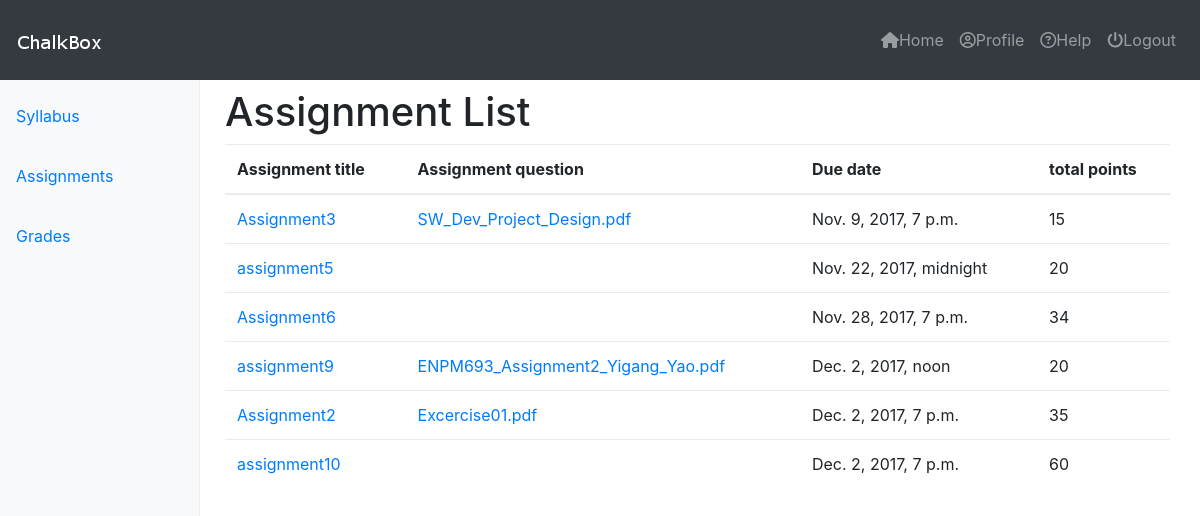
Page /courses/1/assignments/submitted/ on the earlier database version.
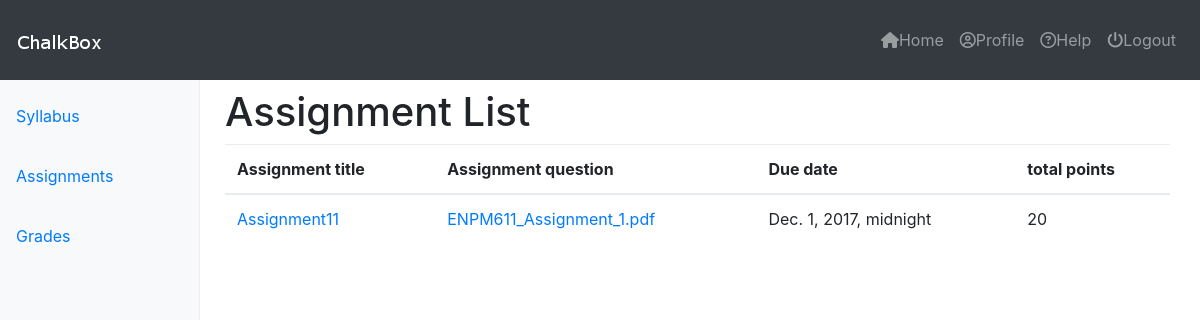
Same page on the later database version.
### assignments/models.py (models this page shows, shortened)
class Assignment(models.Model):
	course = models.ForeignKey(Course)
	title = models.CharField(max_length=120, unique=True)
	due_date = models.DateTimeField()
	total_points	= models.IntegerField()
	description = models.TextField(blank=True)
	updated     = models.DateTimeField(auto_now=True)
	timestamp   = models.DateTimeField(auto_now_add=True)
	question	= models.FileField(null=True, blank=True)
	publish		= models.BooleanField(default=False)
	def is_past_due(self):
		return timezone.now() > self.due_date

### assignments/views.py (the view)
def assignment_submitted(request, cid=None):
	queryset = Assignment.objects.all().filter(course__id=cid).order_by('due_date')
	context = {
		"object_list": queryset,
		"id": cid,
	}
	return render(request, "assignment/assignments_submitted.html", context)

### templates/assignment/assignments_submitted.html (shortened to what this page needs)
{% extends "base_navbar.html" %}
{% block content %}
<div class="container-fluid">
	{% include "side_bar.html" with cid=id %}
    <main role="main" class="col-sm-9 ml-sm-auto col-md-10 pt-2">
      <div class="content">
	<h1>Assignment List</h1>
	<table class="table">
		<thead>
		    <tr>
		      <th scope="col">Assignment title</th>
		      <th scope="col">Assignment question</th>
		      <th scope="col">Due date</th>
		      <th scope="col">total points</th>
		    </tr>
		</thead>
		<tbody>
	       	{% for obj in object_list %}
	       		{% if obj.is_past_due %}
			    <tr>
			      <td><a href="{% url 'courses:submissions:submission_list' cid=id aid=obj.id %}">{{ obj.title }}</a></td>
			      {% if obj.question %}
			      	<td><a href='{{ obj.question.url }}'>{{ obj.question }}</a></td>
			      {% else %}
			      	<td></td>
			      {% endif %}
			      <td>{{ obj.due_date }}</td>
			      <td>{{ obj.total_points }}</td>
			    </tr>
				{% endif %}
	       	{% endfor %}
       	</tbody>
	</table>
</div>
    </main>
</div>
{% endblock %}

Differences in the rows shown:
no longer on this page (row edited): Assignment: title "Assignment3", question "SW_Dev_Project_Design.pdf", due_date "Nov. 9, 2017, 7 p.m.", total_points "15"
no longer on this page (row edited): Assignment: title "assignment5", due_date "Nov. 22, 2017, midnight", total_points "20"
removed Assignment: title "Assignment6", due_date "Nov. 28, 2017, 7 p.m.", total_points "34"
removed Assignment: title "assignment9", question "ENPM693_Assignment2_Yigang_Yao.pdf", due_date "Dec. 2, 2017, noon", total_points "20"
no longer on this page (row edited): Assignment: title "Assignment2", question "Excercise01.pdf", due_date "Dec. 2, 2017, 7 p.m.", total_points "35"
removed Assignment: title "assignment10", due_date "Dec. 2, 2017, 7 p.m.", total_points "60"
added Assignment: title "Assignment11", question "ENPM611_Assignment_1.pdf", due_date "Dec. 1, 2017, midnight", total_points "20"
